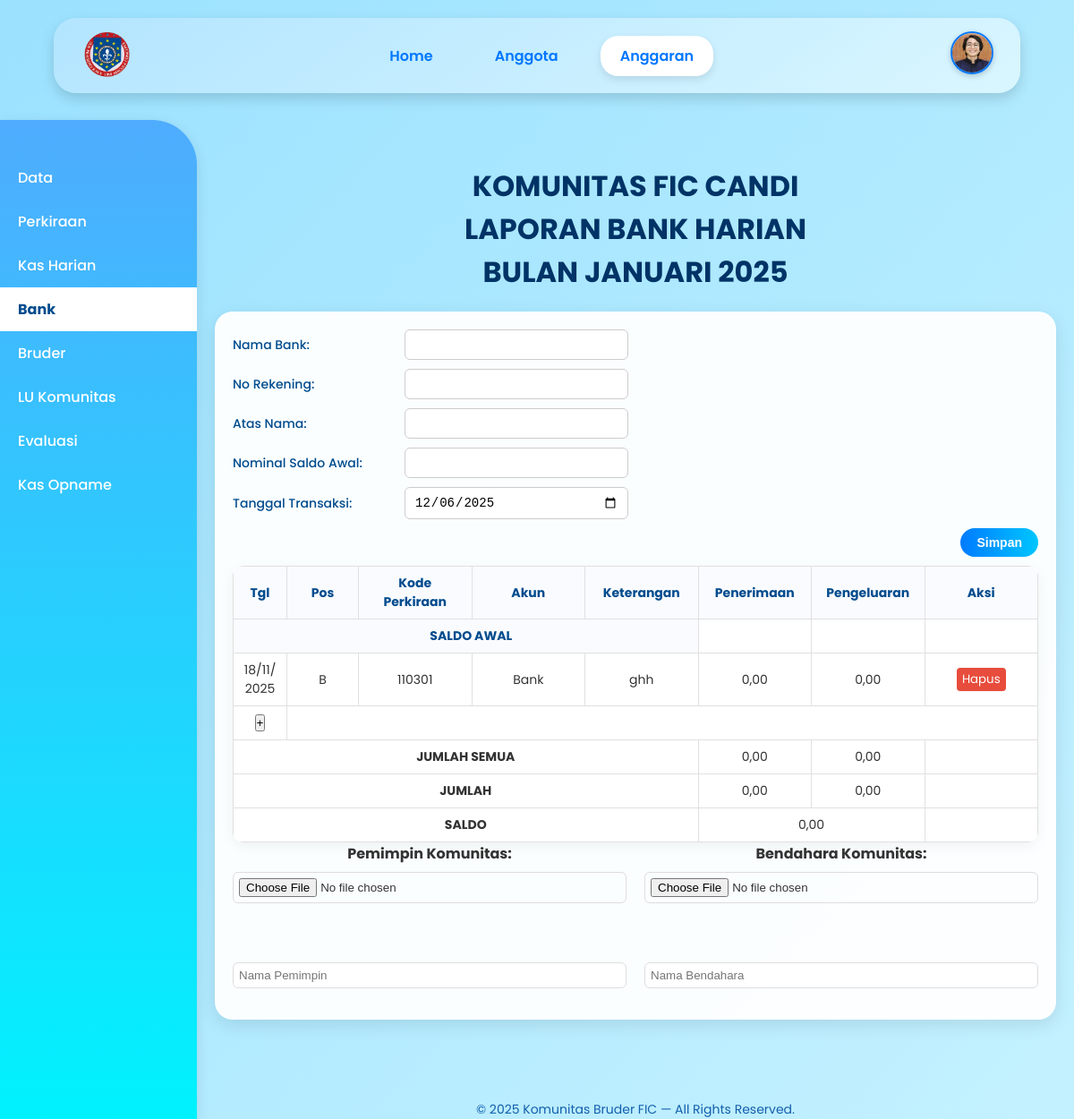
/anggaran_eco_bank.php (signed in), run on an earlier commit of the app's database.
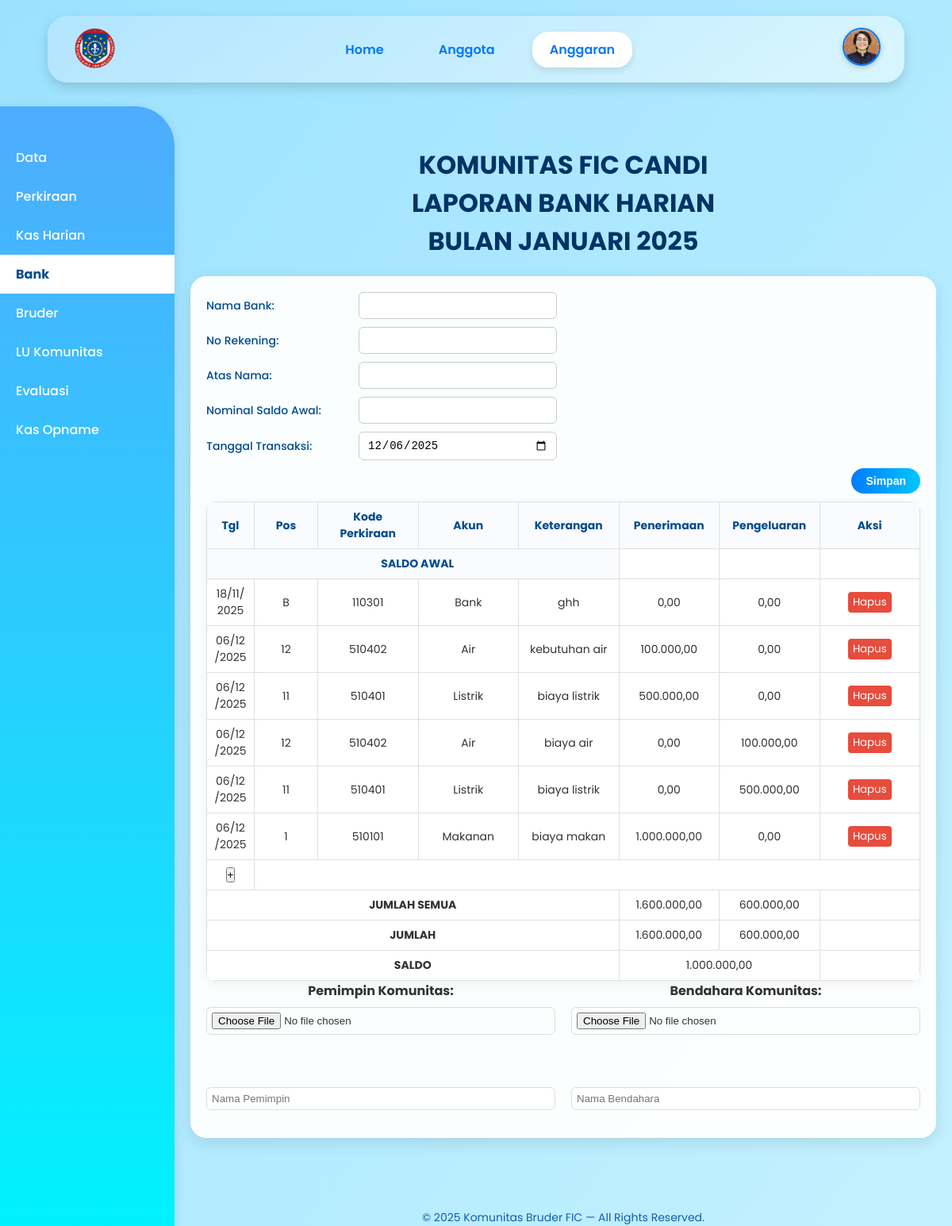
And on a later commit of the database.
### tables this page shows
CREATE TABLE `data_bruder` (
  `ID_bruder` int(11) NOT NULL,
  `nama_bruder` varchar(100) DEFAULT NULL,
  `gambar_bruder` varchar(255) DEFAULT NULL,
  `ttl_bruder` date DEFAULT NULL,
  `alamat_bruder` text DEFAULT NULL,
  `tahun_masuk_postulan` year(4) DEFAULT NULL,
  `tahun_prasetia_pertama` year(4) DEFAULT NULL,
  `tahun_kaul_kekal` year(4) DEFAULT NULL,
  `riwayat_tugas` text DEFAULT NULL,
  `unit_kerja` varchar(100) DEFAULT NULL,
  `alamat` varchar(255) DEFAULT NULL,
  `no_telp` varchar(20) DEFAULT NULL,
  `email` varchar(100) DEFAULT NULL,
  `foto` varchar(100) DEFAULT NULL
);

CREATE TABLE `4_bank` (
  `ID_tabel_bank` int(11) NOT NULL,
  `tgl_transaksi` date NOT NULL,
  `ID_pos` varchar(5) NOT NULL,
  `keterangan_bank` text DEFAULT NULL,
  `nominal_penerimaan` decimal(15,2) DEFAULT 0.00,
  `nominal_pengeluaran` decimal(15,2) DEFAULT 0.00
);

CREATE TABLE `2_perkiraan` (
  `ID_pos` varchar(5) NOT NULL,
  `kode` varchar(50) DEFAULT NULL,
  `akun` varchar(100) DEFAULT NULL,
  `posisi` varchar(50) DEFAULT NULL
);

### anggaran_eco_bank.php (the view, shortened to what this page needs)
<?php
try {
    $pdo = new PDO("mysql:host=localhost;dbname=ibd_kelompok6_brd", "root", "");
    $pdo->setAttribute(PDO::ATTR_ERRMODE, PDO::ERRMODE_EXCEPTION);
    $stmt = $pdo->prepare("
        SELECT db.foto
        FROM login_bruder lb
        LEFT JOIN data_bruder db ON lb.ID_bruder = db.ID_bruder
        WHERE lb.ID_bruder = ?
    ");
    $stmt->execute([$_SESSION['ID_bruder']]);
    $user = $stmt->fetch(PDO::FETCH_ASSOC);
    $banks = $pdo->query("
        SELECT b.*, p.kode AS kode_perkiraan, p.akun AS akun_perkiraan
        FROM `4_bank` b
        LEFT JOIN `2_perkiraan` p ON b.ID_pos = p.ID_pos
        ORDER BY b.tgl_transaksi ASC, b.ID_tabel_bank ASC
    ")->fetchAll(PDO::FETCH_ASSOC);
    $total_in = 0;
    $total_out = 0;
    foreach ($banks ?? [] as $b) {
        $total_in += $b['nominal_penerimaan'] ?? 0;
        $total_out += $b['nominal_pengeluaran'] ?? 0;
    }
} catch (PDOException $e) {
    die("Koneksi atau query bermasalah: " . $e->getMessage());
}
?>
<!DOCTYPE html>
<html lang="id">
<head>
<link rel="stylesheet" type="text/css" href="style.css">
</head>
<body>
    <header>
        <img src="foto/logo.png" alt="Logo" class="logo">
        <nav>
            <a href="dashboard_eco.php">Home</a>
            <a href="anggota.php">Anggota</a>
            <a href="anggaran_eco.php" class="active" >Anggaran</a>
        </nav>
        <div class="profile-wrapper" onclick="toggleDropdown()">
            <img src="foto/<?= htmlspecialchars($user['foto']) ?>" alt="Foto Bruder" class="profile-pic">
        </div>
    </header>
    <div class="container">
        <div class="sidebar">
            <a href="anggaran_eco.php">Data</a>
            <a href="anggaran_eco_perkiraan.php">Perkiraan</a>
            <a href="anggaran_eco_kas.php">Kas Harian</a>
            <a href="anggaran_eco_bank.php" class="active">Bank</a>
            <a href="anggaran_eco_bruder.php">Bruder</a>
            <a href="anggaran_eco_lu.php">LU Komunitas</a>
            <a href="anggaran_eco_evaluasi.php">Evaluasi</a>
            <a href="anggaran_eco_opname.php">Kas Opname</a>
        </div>
        <div class="main">
            <main>
                <h1>KOMUNITAS FIC CANDI<br>LAPORAN BANK HARIAN<br>BULAN JANUARI 2025</h1>
                <div class="card">
                    <form id="bankForm" method="POST">
                        <div class="form-group">
                            <label for="nama_bank">Nama Bank:</label>
                            <input type="text" name="nama_bank" id="nama_bank" class="form-control" required>
                        </div>
                        <div class="form-group">
                            <label for="no_rek_bank">No Rekening:</label>
                            <input type="text" name="no_rek_bank" id="no_rek_bank" class="form-control" required>
                        </div>
                        <div class="form-group">
                            <label for="atas_nama_bank">Atas Nama:</label>
                            <input type="text" name="atas_nama_bank" id="atas_nama_bank" class="form-control" required>
                        </div>
                        <div class="form-group">
                            <label for="nominal_penerimaan">Nominal Saldo Awal:</label>
                            <input type="number" step="0.01" name="nominal_penerimaan" id="nominal_penerimaan" class="form-control" required>
                        </div>
                        <div class="form-group">
                            <label for="tgl_transaksi">Tanggal Transaksi:</label>
                            <input type="date" name="tgl_transaksi" id="tgl_transaksi" class="form-control" value="<?= date('Y-m-d') ?>" required>
                        </div>
                        <div class="table-header">
                            <button type="submit" class="btn-simpan">Simpan</button>
                        </div>
                    </form>
                        <table>
                            <thead>
                                <tr>
                                    <th style="width:60px">Tgl</th>
                                    <th style="width:80px">Pos</th>
                                    <th>Kode Perkiraan</th>
                                    <th>Akun</th>
                                    <th>Keterangan</th>
                                    <th>Penerimaan</th>
                                    <th>Pengeluaran</th>
                                    <th>Aksi</th>
                                </tr>
                            </thead>
                            <tbody id="tableBody">
                                <tr>
                                    <th colspan="5" style="text-align:center; padding-left:20px;">SALDO AWAL</th>
                                    <td></td>
                                    <td></td>
                                    <td></td>
                                </tr>
                                <?php if (!empty($banks)): ?>
                                    <?php foreach ($banks as $b): ?>
                                    <tr data-id="<?= htmlspecialchars($b['ID_tabel_bank']) ?>">
                                        <td><?= htmlspecialchars(date('d/m/Y', strtotime($b['tgl_transaksi']))) ?></td>
                                        <td><?= htmlspecialchars($b['ID_pos']) ?></td>
                                        <td><?= htmlspecialchars($b['kode_perkiraan']) ?></td>
                                        <td><?= htmlspecialchars($b['akun_perkiraan']) ?></td>
                                        <td><?= htmlspecialchars($b['keterangan_bank']) ?></td>
                                        <td text-align="right"><?= number_format($b['nominal_penerimaan'], 2, ',', '.') ?></td>
                                        <td text-align="right"><?= number_format($b['nominal_pengeluaran'], 2, ',', '.') ?></td>
                                        <td><button class="btn-delete">Hapus</button></td>
                                    </tr>
                                    <?php endforeach; ?>
                                        <?php else: ?>
                                        <tr>
                                        <td colspan="8" text-align="center">Belum ada data</td>
                                        </tr>
                                            <?php endif; ?>
                                            <tr id="fixedRow">
                                            <td>
                                            <button class="btn btn-success btn-sm" data-bs-toggle="modal" data-bs-target="#addModal">+</button>
                                        </td>
                                    <td colspan="7"></td>
                                </tr>
                            </tbody>
                            <tfoot>
                            <tr>
                                <td colspan="5" style="text-align:center; font-weight:bold;">JUMLAH SEMUA</td>
                                <td><?= number_format($total_in,2,',','.') ?></td>
                                <td><?= number_format($total_out,2,',','.') ?></td>
                                <td></td>
                            </tr>
                            <tr>
                                <td colspan="5" style="text-align:center; font-weight:bold;">JUMLAH</td>
                                <td><?= number_format($total_in,2,',','.') ?></td>
                                <td><?= number_format($total_out,2,',','.') ?></td>
                                <td></td>
                            </tr>
                            <tr>
                                <td colspan="5" style="text-align:center; font-weight:bold;">SALDO</td>
                                <td colspan="2"><?= number_format($total_in - $total_out,2,',','.') ?></td>
                                <td></td>
                            </tr>
                         </tfoot>
                        </table>
                        <div class="row">
                            <div class="flex-col half">
                                <label>Pemimpin Komunitas:</label>
                                <input type="file" name="pemimpin_ttd" accept="image/*" onchange="previewImage(this, 'pemimpinPreview')"><br>
                                <img id="pemimpinPreview" class="preview-img" style="display:none"><br>
                                <input type="text" name="pemimpin_nama" placeholder="Nama Pemimpin">
                            </div>
                            <div class="flex-col half">
                                <label>Bendahara Komunitas:</label>
                                <input type="file" name="bendahara_ttd" accept="image/*" onchange="previewImage(this, 'bendaharaPreview')"><br>
                                <img id="bendaharaPreview" class="preview-img" style="display:none"><br>
                                <input type="text" name="bendahara_nama" placeholder="Nama Bendahara">
                            </div>
                        </div>
                    </div>
                </main>
            <footer>
                © <?= date('Y') ?> Komunitas Bruder FIC — All Rights Reserved.
            </footer>
        </div>
    </div>
</body>
</html>

### anggaran_eco_bank.php (style rules this page uses)
* { margin: 0; padding: 0; box-sizing: border-box; }
body { font-family: 'Poppins', sans-serif; background: linear-gradient(to bottom right, #9be2ff, #c4f1ff); color: #333; }
header { background: linear-gradient(145deg, #b3e5ff, #d9f6ff); box-shadow: 0 6px 15px rgba(0, 0, 0, 0.15); padding: 12px 30px; display: flex; align-items: center; justify-content: space-between; position: sticky; top: 0; z-index: 1000; border-radius: 25px; margin: 20px auto; width: 90%; }
.logo { height: 60px; }
nav { display: flex; gap: 25px; }
nav a { color: #0077ff; font-weight: 600; text-decoration: none; padding: 10px 22px; border-radius: 20px; transition: all 0.3s ease; }
nav a.active { background: white; color: #0077ff; box-shadow: 0 4px 10px rgba(0, 0, 0, 0.1); }
.profile-wrapper { position: relative; cursor: pointer; }
.profile-pic { width: 48px; height: 48px; border-radius: 50%; object-fit: cover; border: 2px solid #0077ff; box-shadow: 0 2px 6px rgba(0, 0, 0, 0.2); }
main { padding: 40px 20px; max-width: 1200px; margin: auto; text-align: center; }
.sidebar { width: 220px; background: linear-gradient(180deg, #4facfe, #00f2fe); color: white; min-height: 100vh; padding: 40px 0; flex-shrink: 0; margin-top: 10px; border-top-right-radius: 50px; box-shadow: 0 4px 15px rgba(0,0,0,0.1); }
.sidebar a { display: block; padding: 12px 20px; color: white; text-decoration: none; font-weight: 500; transition: all 0.3s ease; }
.sidebar a.active { background: white; color: #004b8d; font-weight: bold; }
.main { flex: 1; }
.card { background: rgba(255, 255, 255, 0.95); padding: 20px; border-radius: 20px; box-shadow: 0 6px 20px rgba(0, 0, 0, 0.1); margin-top: 20px; }
#bankForm .form-group { display: flex; align-items: center; gap: 12px; margin-bottom: 10px; }
#bankForm .form-group label { width: 180px; font-weight: 500; font-size: 14px; color: #004b8d; text-align: left; display: block; }
#bankForm .form-group input, #bankForm .form-group select { flex: 1; max-width: 250px; padding: 8px 10px; border: 1px solid #ccc; border-radius: 6px; font-size: 14px; }
h1, h2 { text-align: center; margin: 20px 0; color: #003366; }
.table-header { display: flex; justify-content: flex-end; margin-bottom: 8px; }
table { width: 100%; border-collapse: collapse; table-layout: fixed; margin-top: 10px; background: white; border-radius: 12px; overflow: hidden; box-shadow: 0 4px 15px rgba(0,0,0,0.05); }
th, td { border: 1px solid #e0e0e0; padding: 8px; text-align: center; font-size: 14px; word-wrap: break-word; }
th { background: #f9fbff; color: #004b8d; }
.btn-simpan { padding: 8px 18px; background: linear-gradient(90deg, #007bff, #00c6ff); color: #fff; border-radius: 25px; font-size: 14px; font-weight: bold; border: none; cursor: pointer; transition: 0.3s; }
.container { display: flex; min-height: 100vh; }
.row { display: flex; gap: 20px; margin-bottom: 15px; }
.flex-col { display: flex; flex-direction: column; gap: 8px; flex: 1; }
.row label { min-width: 140px; font-weight: bold; }
.row input, .row select { padding: 6px; border: 1px solid #ddd; border-radius: 6px; }
.half { flex: 1; }
.btn-delete { font-family: 'Poppins', sans-serif; padding: 3px 6px; background: #e74c3c; color: white; border: none; border-radius: 4px; cursor: pointer; }
footer { margin-top: 50px; text-align: center; color: #004fa3; opacity: 0.9; font-size: 14px; }

What changed in the data, as far as the page shows it:
added 4_bank: tgl_transaksi "06/12/2025", ID_pos "12", ID_pos.kode "510402", ID_pos.akun "Air", keterangan_bank "kebutuhan air", nominal_penerimaan "100.000,00", nominal_pengeluaran "0,00"
added 4_bank: tgl_transaksi "06/12/2025", ID_pos "11", ID_pos.kode "510401", ID_pos.akun "Listrik", keterangan_bank "biaya listrik", nominal_penerimaan "500.000,00", nominal_pengeluaran "0,00"
added 4_bank: tgl_transaksi "06/12/2025", ID_pos "12", ID_pos.kode "510402", ID_pos.akun "Air", keterangan_bank "biaya air", nominal_penerimaan "0,00", nominal_pengeluaran "100.000,00"
added 4_bank: tgl_transaksi "06/12/2025", ID_pos "11", ID_pos.kode "510401", ID_pos.akun "Listrik", keterangan_bank "biaya listrik", nominal_penerimaan "0,00", nominal_pengeluaran "500.000,00"
added 4_bank: tgl_transaksi "06/12/2025", ID_pos "1", ID_pos.kode "510101", ID_pos.akun "Makanan", keterangan_bank "biaya makan", nominal_penerimaan "1.000.000,00", nominal_pengeluaran "0,00"
Also different on the page:
$total_in: "0,00" → "1.600.000,00"
$total_out: "0,00" → "600.000,00"
$total_in - $total_out: "0,00" → "1.000.000,00"
